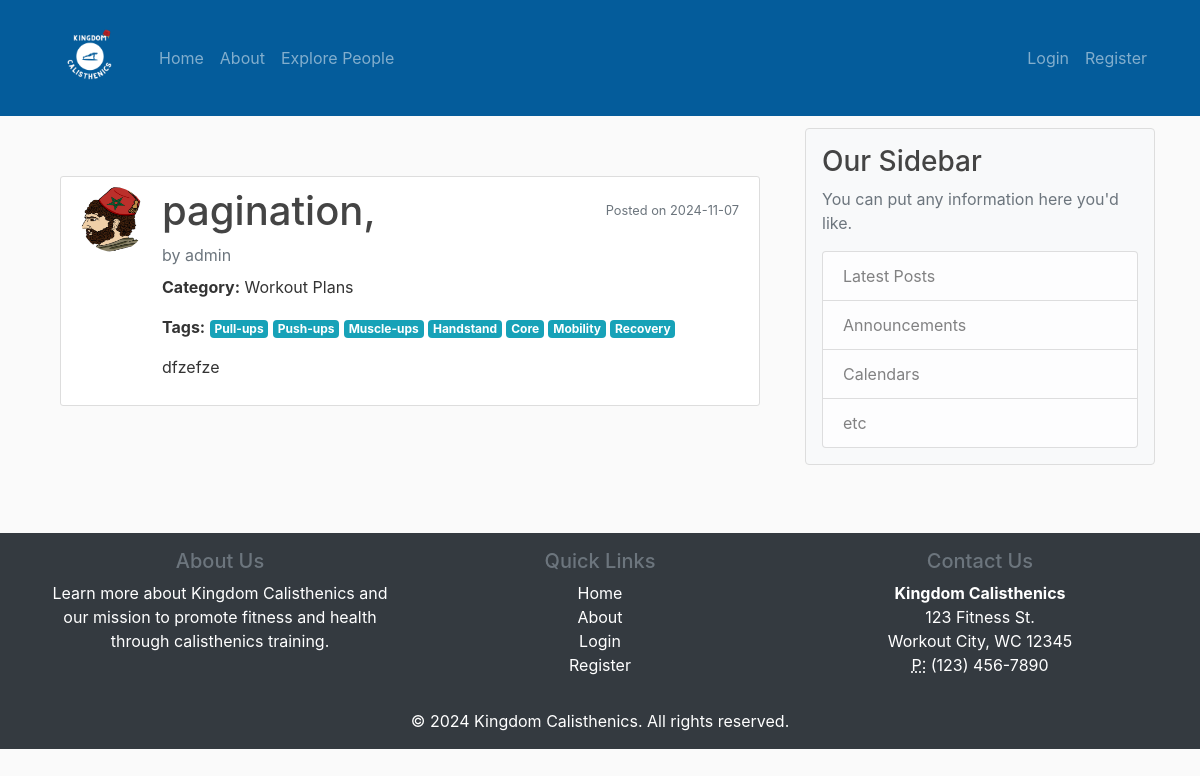
/post/6, run on the app's committed database.
### CalisthenicsBlog/models.py (models this page shows, shortened)
class User(db.Model, UserMixin):
    id = db.Column(db.Integer, primary_key=True)
    username = db.Column(db.String(20), unique=True, nullable=False)
    email = db.Column(db.String(120), unique=True, nullable=False)
    image_file = db.Column(db.String(20), nullable=False, default='default.png')
    password = db.Column(db.String(60), nullable=False)
    role = db.Column(db.String(10), nullable=False, default='reader')
    posts = db.relationship('Post', backref='author', lazy=True)
    is_writer_applicant = db.Column(db.Boolean, default=False)  # True if user has applied to be a writer

class Post(db.Model):
    id = db.Column(db.Integer, primary_key=True)
    title = db.Column(db.String(100), nullable=False)
    slug = db.Column(db.String(100), unique=True, nullable=False)
    date_posted = db.Column(db.DateTime, nullable=False, default=datetime.utcnow)
    last_modified = db.Column(db.DateTime, nullable=False, default=datetime.utcnow, onupdate=datetime.utcnow)
    content = db.Column(db.Text, nullable=False)
    excerpt = db.Column(db.String(200))
    featured_image = db.Column(db.String(100))
    is_published = db.Column(db.Boolean, default=True)
    views = db.Column(db.Integer, default=0)
    user_id = db.Column(db.Integer, db.ForeignKey('user.id'), nullable=False)
    category_id = db.Column(db.Integer, db.ForeignKey('category.id'))
    tags = db.relationship('Tag', secondary=post_tags, lazy='subquery',
                          backref=db.backref('posts', lazy=True))
    def __repr__(self):
        return f"Post('{self.title}', '{self.date_posted}')"

class Category(db.Model):
    id = db.Column(db.Integer, primary_key=True)
    name = db.Column(db.String(50), unique=True, nullable=False)
    slug = db.Column(db.String(50), unique=True, nullable=False)
    description = db.Column(db.String(200))
    posts = db.relationship('Post', backref='category', lazy=True)

class Tag(db.Model):
    id = db.Column(db.Integer, primary_key=True)
    name = db.Column(db.String(50), unique=True, nullable=False)
    slug = db.Column(db.String(50), unique=True, nullable=False)

### CalisthenicsBlog/routes.py (the view)
@app.route("/post/<int:post_id>")
def post(post_id):
    post = Post.query.get_or_404(post_id)
    print(post)
    return render_template('post.html', title=post.title, post=post)

### CalisthenicsBlog/templates/post.html (shortened to what this page needs)
{% extends "layout.html" %}
{% block content %}
    <div class="container mt-5">
        <article class="media content-section mb-4">
            <img class="rounded-circle article-img" src="{{ url_for('static', filename='profile_pics/' + post.author.image_file) }}" alt="">
            <div class="media-body">
                <div class="d-flex justify-content-between align-items-center mb-2">
                    <h1 class="article-title mb-0">{{ post.title }}</h1>
                    <small class="text-muted">Posted on {{ post.date_posted.strftime('%Y-%m-%d') }}</small>
                </div>
                <div class="mb-2">
                    <a class="text-secondary" href="#">by {{ post.author.username }}</a>
                </div>
                <p><strong>Category:</strong> {{ post.category.name }}</p>
                <p><strong>Tags:</strong>
                    {% for tag in post.tags %}
                        <span class="badge badge-info">{{ tag.name }}</span>
                    {% endfor %}
                </p>
                <p class="article-content">{{ post.content | safe }}</p>
            </div>
        </article>
    </div>
{% endblock content %}

### CalisthenicsBlog/static/main.css (style rules this page uses)
body { background: #fafafa; color: #333333; margin-top: 5rem; }
h1, h2, h3, h4, h5, h6 { color: #444444; }
.content-section { background: #ffffff; padding: 10px 20px; border: 1px solid #dddddd; border-radius: 3px; margin-bottom: 20px; }
.article-title { color: #444444; }
.article-content { white-space: pre-line; }
.article-img { height: 65px; width: 65px; margin-right: 16px; }

### data on the page
User: image_file (placeholder picture), author.username "admin"
Post: title "pagination,", date_posted "2024-11-07", content "dfzefze"
Category: category.name "Workout Plans"
Tag: name "Pull-ups"
Tag: name "Push-ups"
Tag: name "Muscle-ups"
Tag: name "Handstand"
Tag: name "Core"
Tag: name "Mobility"
Tag: name "Recovery"
